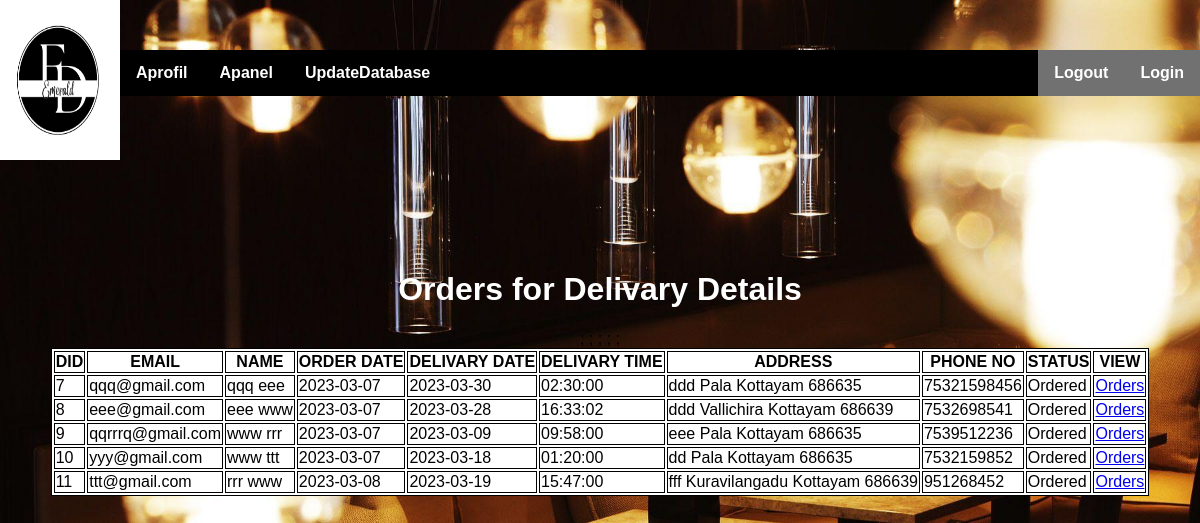
/Admin/order.php (signed in), run on the app's committed database.
### tables this page shows
CREATE TABLE `delivary` (
  `did` int(11) NOT NULL,
  `email` varchar(555) NOT NULL,
  `fname` varchar(50) NOT NULL,
  `lname` varchar(50) NOT NULL,
  `o_date` date NOT NULL DEFAULT current_timestamp(),
  `d_date` date NOT NULL,
  `d_time` time NOT NULL,
  `hname` varchar(50) NOT NULL,
  `city` varchar(20) NOT NULL,
  `district` varchar(33) NOT NULL,
  `pincode` bigint(20) NOT NULL,
  `phone1` bigint(20) NOT NULL,
  `action` varchar(50) NOT NULL
);

### Admin/order.php (the view, shortened to what this page needs)
<!DOCTYPE html>
<html>
<head>
    <link rel="stylesheet" href="main1.css">
</head>
<body><header>
            <img src="logo.jpeg" width="10%" height="20%" >
            <ul class="nav">
                 <li><a href="aprofil.php" >Aprofil</a></li>
                 <li><a href="apanel.php" >Apanel</a>
                 <li><a href="updatedatabase.php" >UpdateDatabase</a></li>
                 <li style="float:right"><a href="login.html" class="active">Login</a></li>
                 <li style="float:right"><a href="logout.php" class="active">Logout</a></li>
             </ul>
            </header><br><br>
    <center><br><br><br>
    <h1>
        Orders for Delivary Details</h1>
                                <table >
                                    <thead>
                                        <tr>
                                            <th>DID</th>
                                            <th>EMAIL</th>
											<th>NAME</th>
                                            <th>ORDER DATE</th>
                                            <th>DELIVARY DATE</th>
											<th>DELIVARY TIME</th>
                                            <th>ADDRESS</th>
                                            <th>PHONE NO</th>
                                            <th>STATUS</th>
                                            <th>VIEW</th>
                                        </tr>
                                    </thead>
                                    <tbody>
								<?php
require("db.php");
                $sql = "select * from delivary";
                $result = mysqli_query($con, $sql);
                if(mysqli_num_rows($result)>0)
                {
                                while($row = mysqli_fetch_assoc($result))
                                {
                                    echo "<tr>";
                                        ?>
                                        <?php
                                        echo "<td>";
                                        echo $row["did"];
                                        echo "</td>";
                                        echo "<td>";
                                            echo $row["email"];
                                        echo "</td>";
                                        echo "<td>";
                                            echo $row["fname"]." ";
                                            echo $row["lname"];
                                        echo "</td>";
                                        echo "<td>";
                                        echo $row["o_date"];
                                    echo "</td>";
                                    echo "<td>";
                                        echo $row["d_date"];
                                    echo "</td>";
                                    echo "<td>";
                                        echo $row["d_time"];
                                    echo "</td>";
                                        echo "<td>";
                                        echo $row["hname"]." ";
                                        echo $row["city"]." ";
                                        echo $row["district"]." ";
                                        echo $row["pincode"]. " ";
                                        echo "</td>";
                                        echo "<td>";
                                        echo $row["phone1"];
                                        echo "</td>";
                                        echo "<td>";
                                        echo $row["action"];
                                        echo "</td>";
                                            ?><td>
                                        <a href="v_cart.php?view=<?php echo $row["email"]. $row["o_date"];?>">Orders</a>
                                        </td>;
                                            <?php
                                    echo "</tr>";
                                }
                            echo "</table>";
                }
                else
                {
                    echo "There is no admin yet.";
                }
            ?>
            </center>
</body>
</html>

### Admin/main1.css (style rules this page uses)
.nav { margin-top:50; }
ul { list-style-type: none; margin: 0; padding: 0; overflow: hidden; background-color:black; width:90%; float: right; }
li { float: left; position: sticky; position: -webkit-sticky; display: inline; }
li a { display:block; color: white; text-align: center; padding: 14px 16px; text-decoration: none; font-weight:900; }
.active { background-color: #86de47; float:right; }
* { box-sizing: border-box }
body { font-family: Verdana, sans-serif; margin:0; background-image:url(3.jpeg); background-repeat: no-repeat; background-size: cover; }
img { vertical-align: middle; }
.active, .dot:hover { background-color: #717171; }

### Admin/order.php (style rules this page uses)
h1 { color: #ffffff; }
td,th,table { border: 1px solid; border-color: black; background-color:white }

### data on the page
delivary: did "7", email "qqq@gmail.com", fname "qqq", lname "eee", o_date "2023-03-07", d_date "2023-03-30", d_time "02:30:00", hname "ddd", city "Pala", district "Kottayam", pincode "686635", phone1 "75321598456", action "Ordered"
delivary: did "8", email "eee@gmail.com", fname "eee", lname "www", o_date "2023-03-07", d_date "2023-03-28", d_time "16:33:02", hname "ddd", city "Vallichira", district "Kottayam", pincode "686639", phone1 "7532698541", action "Ordered"
delivary: did "9", email "qqrrrq@gmail.com", fname "www", lname "rrr", o_date "2023-03-07", d_date "2023-03-09", d_time "09:58:00", hname "eee", city "Pala", district "Kottayam", pincode "686635", phone1 "7539512236", action "Ordered"
delivary: did "10", email "yyy@gmail.com", fname "www", lname "ttt", o_date "2023-03-07", d_date "2023-03-18", d_time "01:20:00", hname "dd", city "Pala", district "Kottayam", pincode "686635", phone1 "7532159852", action "Ordered"
delivary: did "11", email "ttt@gmail.com", fname "rrr", lname "www", o_date "2023-03-08", d_date "2023-03-19", d_time "15:47:00", hname "fff", city "Kuravilangadu", district "Kottayam", pincode "686639", phone1 "951268452", action "Ordered"
